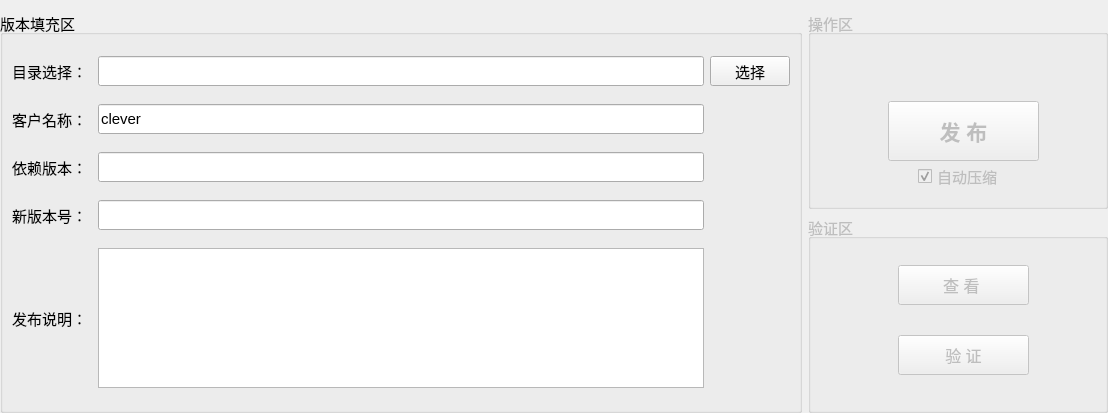
<?xml version="1.0" encoding="UTF-8"?>
<ui version="4.0">
 <class>Home_WorkWid</class>
 <widget class="QWidget" name="Home_WorkWid">
  <property name="geometry">
   <rect>
    <x>0</x>
    <y>0</y>
    <width>1108</width>
    <height>413</height>
   </rect>
  </property>
  <property name="font">
   <font>
    <pointsize>11</pointsize>
   </font>
  </property>
  <property name="windowTitle">
   <string>Form</string>
  </property>
  <layout class="QGridLayout" name="gridLayout">
   <property name="leftMargin">
    <number>0</number>
   </property>
   <property name="rightMargin">
    <number>0</number>
   </property>
   <property name="bottomMargin">
    <number>0</number>
   </property>
   <item row="0" column="0" rowspan="2">
    <widget class="QGroupBox" name="groupBox">
     <property name="title">
      <string>版本填充区</string>
     </property>
     <layout class="QGridLayout" name="gridLayout_2">
      <item row="0" column="0">
       <widget class="QLabel" name="label">
        <property name="minimumSize">
         <size>
          <width>80</width>
          <height>25</height>
         </size>
        </property>
        <property name="maximumSize">
         <size>
          <width>80</width>
          <height>30</height>
         </size>
        </property>
        <property name="text">
         <string>目录选择：</string>
        </property>
       </widget>
      </item>
      <item row="0" column="1">
       <widget class="QLineEdit" name="pathEdit">
        <property name="minimumSize">
         <size>
          <width>0</width>
          <height>25</height>
         </size>
        </property>
        <property name="maximumSize">
         <size>
          <width>16777215</width>
          <height>30</height>
         </size>
        </property>
        <property name="font">
         <font>
          <pointsize>10</pointsize>
         </font>
        </property>
       </widget>
      </item>
      <item row="0" column="2">
       <widget class="QPushButton" name="selectBtn">
        <property name="minimumSize">
         <size>
          <width>0</width>
          <height>25</height>
         </size>
        </property>
        <property name="maximumSize">
         <size>
          <width>16777215</width>
          <height>30</height>
         </size>
        </property>
        <property name="text">
         <string>选择</string>
        </property>
       </widget>
      </item>
      <item row="1" column="0">
       <widget class="QLabel" name="label_2">
        <property name="minimumSize">
         <size>
          <width>80</width>
          <height>25</height>
         </size>
        </property>
        <property name="maximumSize">
         <size>
          <width>80</width>
          <height>30</height>
         </size>
        </property>
        <property name="text">
         <string>客户名称：</string>
        </property>
       </widget>
      </item>
      <item row="1" column="1">
       <widget class="QLineEdit" name="usrEdit">
        <property name="minimumSize">
         <size>
          <width>0</width>
          <height>25</height>
         </size>
        </property>
        <property name="maximumSize">
         <size>
          <width>16777215</width>
          <height>30</height>
         </size>
        </property>
        <property name="text">
         <string>clever</string>
        </property>
       </widget>
      </item>
      <item row="2" column="0">
       <widget class="QLabel" name="label_5">
        <property name="minimumSize">
         <size>
          <width>80</width>
          <height>25</height>
         </size>
        </property>
        <property name="maximumSize">
         <size>
          <width>80</width>
          <height>30</height>
         </size>
        </property>
        <property name="text">
         <string>依赖版本：</string>
        </property>
       </widget>
      </item>
      <item row="2" column="1">
       <widget class="QLineEdit" name="oldVerEdit">
        <property name="minimumSize">
         <size>
          <width>0</width>
          <height>25</height>
         </size>
        </property>
        <property name="maximumSize">
         <size>
          <width>16777215</width>
          <height>30</height>
         </size>
        </property>
       </widget>
      </item>
      <item row="3" column="0">
       <widget class="QLabel" name="label_3">
        <property name="minimumSize">
         <size>
          <width>80</width>
          <height>25</height>
         </size>
        </property>
        <property name="maximumSize">
         <size>
          <width>80</width>
          <height>30</height>
         </size>
        </property>
        <property name="text">
         <string>新版本号：</string>
        </property>
       </widget>
      </item>
      <item row="3" column="1">
       <widget class="QLineEdit" name="versionEdit">
        <property name="minimumSize">
         <size>
          <width>0</width>
          <height>25</height>
         </size>
        </property>
        <property name="maximumSize">
         <size>
          <width>16777215</width>
          <height>30</height>
         </size>
        </property>
       </widget>
      </item>
      <item row="4" column="0">
       <widget class="QLabel" name="label_4">
        <property name="minimumSize">
         <size>
          <width>80</width>
          <height>25</height>
         </size>
        </property>
        <property name="maximumSize">
         <size>
          <width>80</width>
          <height>30</height>
         </size>
        </property>
        <property name="text">
         <string>发布说明：</string>
        </property>
       </widget>
      </item>
      <item row="4" column="1">
       <widget class="QPlainTextEdit" name="textEdit">
        <property name="maximumSize">
         <size>
          <width>16777215</width>
          <height>140</height>
         </size>
        </property>
       </widget>
      </item>
     </layout>
    </widget>
   </item>
   <item row="0" column="1">
    <widget class="QGroupBox" name="groupBox_2">
     <property name="enabled">
      <bool>false</bool>
     </property>
     <property name="minimumSize">
      <size>
       <width>300</width>
       <height>0</height>
      </size>
     </property>
     <property name="maximumSize">
      <size>
       <width>300</width>
       <height>16777215</height>
      </size>
     </property>
     <property name="title">
      <string>操作区</string>
     </property>
     <widget class="QPushButton" name="startBtn">
      <property name="geometry">
       <rect>
        <x>80</x>
        <y>90</y>
        <width>151</width>
        <height>60</height>
       </rect>
      </property>
      <property name="minimumSize">
       <size>
        <width>120</width>
        <height>0</height>
       </size>
      </property>
      <property name="maximumSize">
       <size>
        <width>200</width>
        <height>60</height>
       </size>
      </property>
      <property name="font">
       <font>
        <pointsize>16</pointsize>
        <bold>true</bold>
       </font>
      </property>
      <property name="text">
       <string>发 布</string>
      </property>
     </widget>
     <widget class="QCheckBox" name="checkBox">
      <property name="geometry">
       <rect>
        <x>110</x>
        <y>150</y>
        <width>91</width>
        <height>30</height>
       </rect>
      </property>
      <property name="text">
       <string>自动压缩</string>
      </property>
      <property name="checked">
       <bool>true</bool>
      </property>
     </widget>
    </widget>
   </item>
   <item row="1" column="1">
    <widget class="QGroupBox" name="groupBox_3">
     <property name="enabled">
      <bool>false</bool>
     </property>
     <property name="minimumSize">
      <size>
       <width>300</width>
       <height>0</height>
      </size>
     </property>
     <property name="maximumSize">
      <size>
       <width>300</width>
       <height>16777215</height>
      </size>
     </property>
     <property name="title">
      <string>验证区</string>
     </property>
     <widget class="QPushButton" name="checkBtn">
      <property name="geometry">
       <rect>
        <x>90</x>
        <y>120</y>
        <width>131</width>
        <height>40</height>
       </rect>
      </property>
      <property name="font">
       <font>
        <pointsize>12</pointsize>
       </font>
      </property>
      <property name="text">
       <string>验 证</string>
      </property>
     </widget>
     <widget class="QPushButton" name="seeBtn">
      <property name="geometry">
       <rect>
        <x>90</x>
        <y>50</y>
        <width>131</width>
        <height>40</height>
       </rect>
      </property>
      <property name="font">
       <font>
        <pointsize>12</pointsize>
       </font>
      </property>
      <property name="text">
       <string>查 看 </string>
      </property>
     </widget>
    </widget>
   </item>
  </layout>
 </widget>
 <resources/>
 <connections/>
</ui>
